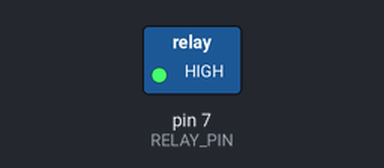
The sketch below on a simulated Arduino Uno, built with avr-gcc and run on an emulated ATmega328P. Shown: switched loads named in the sketch (green lamp = pin HIGH).

Above: at 1.5 s.
At 4.5 s:
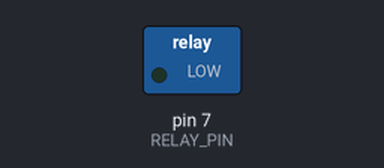
Timing chart, 0 to 7.8 s (numbered marks = the images above):
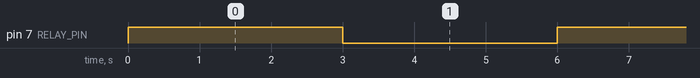

Measured:
- by itself, pin 7 (RELAY_PIN): alternates HIGH for 3.0 s and LOW for 3.0 s

The sketch:

compressor.ino
```cpp
int incomingByte = 0; // for incoming serial data
const int RELAY_PIN = 7;

void setup() {
  pinMode(RELAY_PIN, OUTPUT);
  digitalWrite(RELAY_PIN, HIGH);
}

void loop() {
  digitalWrite(RELAY_PIN, HIGH); // turn on pump 5 seconds
  delay(3000);
  digitalWrite(RELAY_PIN, LOW);  // turn off pump 5 seconds
  delay(3000);
  /*
  if (Serial.available() > 0) {
    // read the incoming byte:
    incomingByte = Serial.read();

    if (incomingByte == 49) {
      digitalWrite(RELAY_PIN, HIGH);
      Serial.println(incomingByte, DEC);
    } else if(incomingByte == 50){
      digitalWrite(RELAY_PIN, LOW);
      Serial.println(incomingByte, DEC);
    }

  }
  */
}
```
